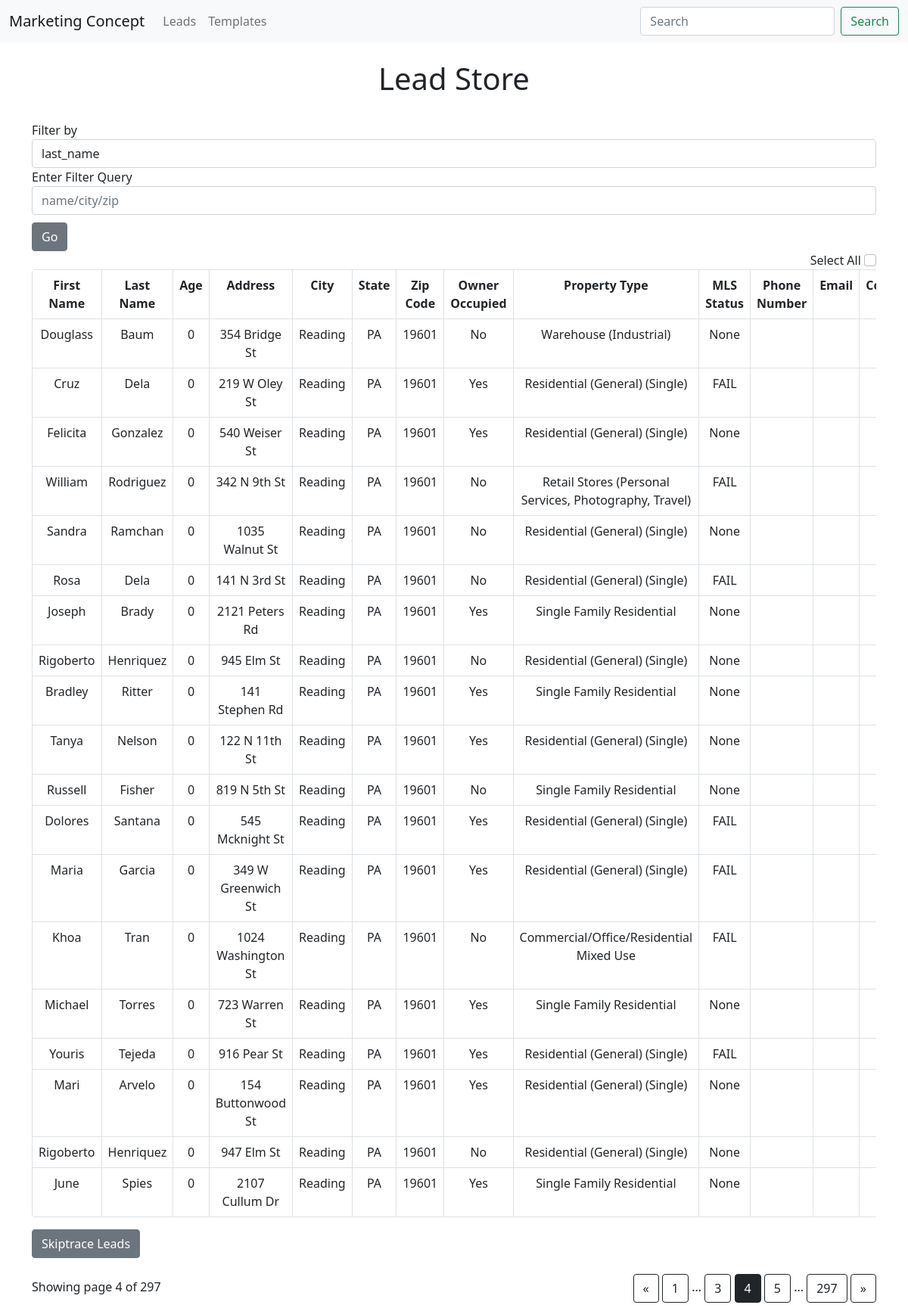
The app's page /leads?page=4 with its own data.
### app.py (models this page shows, shortened)
class Lead(db.Model):
    id = db.Column(db.Integer, primary_key=True)
    first_name = db.Column(db.String(200), nullable=False)
    last_name = db.Column(db.String(200), nullable=False)
    age = db.Column(db.Integer) #just added
    address = db.Column(db.String(200), nullable=False)
    city = db.Column(db.String(200), nullable=False)
    state = db.Column(db.String(200), nullable=False)
    zip = db.Column(db.String(200), nullable=False)
    owner_occupied = db.Column(db.String, nullable=False)
    property_type = db.Column(db.String, nullable=False)
    mls_status = db.Column(db.String, nullable=False)
    mobile_phones = db.relationship('Phone_Number', backref='lead')
    emails = db.relationship('Email', backref='lead')
    contacted = db.Column(db.Integer, default=0)
    contact_time = db.Column(db.DateTime)
    template_sent = db.Column(db.String(200), nullable=False)
    response = db.Column(db.String(200))
    motivation_level = db.Column(db.String(200), nullable=False)

### app.py (the view, shortened to what this page needs)
@app.route('/leads', methods=['POST', 'GET'])
def leads():
    page = request.args.get('page', 1, type=int)
    leads = db.session.query(Lead).paginate(page=page, per_page=ROWS_PER_PAGE)
    return render_template('leads.html', leads=leads)

### templates/leads.html (shortened to what this page needs)
{% extends 'base.html' %}
{% block body %}
<br><h1 style="text-align:center">Lead Store</h1><br>
<form class="form-inline" method="POST" action="{{ url_for('updated_filter') }}">
    <div class="form-group">
        <label for="exampleFormControlInput1">Filter by </label>
        <div class="input-group">
                <select name="comp_select" class="selectpicker form-control">
                    <option>last_name</option>
                </select>
        </div>
        <div class="form-group">
            <label for="exampleFormControlInput1">Enter Filter Query</label>
            <input name="info" class="form-control" id="exampleFormControlInput1" placeholder="name/city/zip">
        </div>
        <button type="submit" class="btn btn-secondary" style="margin-top: 10px;">Go</button>
    </div>
</form>
<span style="float: right;">Select All  <input class="form-check-input" type="checkbox"  id='updateme' onClick="toggle(this)"/></span><br/>
<div class="table-responsive">
    <form action="" method='POST'>
        <table class="table table-bordered" style="border-radius: 4px; overflow: hidden;">
            <tr>
                <th>First Name</th>
                <th>Last Name</th>
                <th>Age</th>
                <th>Address</th>
                <th>City</th>
                <th>State</th>
                <th>Zip Code</th>
                <th>Owner Occupied</th>
                <th>Property Type</th>
                <th>MLS Status</th>
                <th>Phone Number</th>
                <th>Email</th>
                <th>Contacted?</th>
            </tr>
            {%  for lead in leads.items %}
                {% if lead.first_name %}
            <tr>
                <td>{{lead.first_name}}</td>
                <td>{{lead.last_name}}</td>
                <td>{{lead.age|int}}</td>
                <td>{{lead.address}}</td>
                <td>{{lead.city}}</td>
                <td>{{lead.state}}</td>
                <td>{{lead.zip}}</td>
                <td>{{lead.owner_occupied}}</td>
                <td>{{lead.property_type}}</td>
                <td>{{lead.mls_status}}</td>
                <td>
                </td>
                <td>
                </td>
                <td>{{lead.contacted}}</td>
            </tr>
                {% endif %}
            {% endfor %}
        </table>
        <button type='submit' class="btn btn-secondary" style="margin-bottom: 10px;">Skiptrace Leads</button>
    </form>
</div>
<div class="text-right" style="float: right; margin-top: 11px;">
    <a href="{{ url_for('leads', page=leads.prev_num) }}"
       class="btn btn-outline-dark
       {% if leads.page == 1 %}disabled{% endif %}">
        &laquo;
    </a>
    {% for page_num in leads.iter_pages(left_edge=1, right_edge=1, left_current=1, right_current=2) %}
{% if page_num %}
            {% if leads.page == page_num %}
            <a href="{{ url_for('leads', page=page_num) }}"
               class="btn btn-dark">
                {{ page_num }}
            </a>
            {% else %}
            <a href="{{ url_for('leads', page=page_num) }}"
               class="btn btn-outline-dark">
                {{ page_num }}
            </a>
            {% endif %}
        {% else %}
            ...
        {% endif %}
    {% endfor %}
    <a href="{{ url_for('leads', page=leads.next_num) }}"
       class="btn btn-outline-dark
       {% if leads.page == leads.pages %}disabled{% endif %}">
        &raquo;
    </a>
</div>
<p class="text-right mt-3">
   Showing page {{ leads.page }} of {{ leads.pages }}
</p>
{% endblock %}

### static/css/main.css (style rules this page uses)
table, th, td { text-align: center; }

### records on screen
Lead: first_name "Douglass", last_name "Baum", age "0", address "354 Bridge St", city "Reading", state "PA", zip "19601", owner_occupied "No", property_type "Warehouse (Industrial)", mls_status "None"
Lead: first_name "Cruz", last_name "Dela", age "0", address "219 W Oley St", city "Reading", state "PA", zip "19601", owner_occupied "Yes", property_type "Residential (General) (Single)", mls_status "FAIL"
Lead: first_name "Felicita", last_name "Gonzalez", age "0", address "540 Weiser St", city "Reading", state "PA", zip "19601", owner_occupied "Yes", property_type "Residential (General) (Single)", mls_status "None"
Lead: first_name "William", last_name "Rodriguez", age "0", address "342 N 9th St", city "Reading", state "PA", zip "19601", owner_occupied "No", property_type "Retail Stores (Personal Services, Photography, Travel)", mls_status "FAIL"
Lead: first_name "Sandra", last_name "Ramchan", age "0", address "1035 Walnut St", city "Reading", state "PA", zip "19601", owner_occupied "No", property_type "Residential (General) (Single)", mls_status "None"
Lead: first_name "Rosa", last_name "Dela", age "0", address "141 N 3rd St", city "Reading", state "PA", zip "19601", owner_occupied "No", property_type "Residential (General) (Single)", mls_status "FAIL"
Lead: first_name "Joseph", last_name "Brady", age "0", address "2121 Peters Rd", city "Reading", state "PA", zip "19601", owner_occupied "Yes", property_type "Single Family Residential", mls_status "None"
Lead: first_name "Rigoberto", last_name "Henriquez", age "0", address "945 Elm St", city "Reading", state "PA", zip "19601", owner_occupied "No", property_type "Residential (General) (Single)", mls_status "None"
Lead: first_name "Bradley", last_name "Ritter", age "0", address "141 Stephen Rd", city "Reading", state "PA", zip "19601", owner_occupied "Yes", property_type "Single Family Residential", mls_status "None"
Lead: first_name "Tanya", last_name "Nelson", age "0", address "122 N 11th St", city "Reading", state "PA", zip "19601", owner_occupied "Yes", property_type "Residential (General) (Single)", mls_status "None"
Lead: first_name "Russell", last_name "Fisher", age "0", address "819 N 5th St", city "Reading", state "PA", zip "19601", owner_occupied "No", property_type "Single Family Residential", mls_status "None"
Lead: first_name "Dolores", last_name "Santana", age "0", address "545 Mcknight St", city "Reading", state "PA", zip "19601", owner_occupied "Yes", property_type "Residential (General) (Single)", mls_status "FAIL"
Lead: first_name "Maria", last_name "Garcia", age "0", address "349 W Greenwich St", city "Reading", state "PA", zip "19601", owner_occupied "Yes", property_type "Residential (General) (Single)", mls_status "FAIL"
Lead: first_name "Khoa", last_name "Tran", age "0", address "1024 Washington St", city "Reading", state "PA", zip "19601", owner_occupied "No", property_type "Commercial/Office/Residential Mixed Use", mls_status "FAIL"
Lead: first_name "Michael", last_name "Torres", age "0", address "723 Warren St", city "Reading", state "PA", zip "19601", owner_occupied "Yes", property_type "Single Family Residential", mls_status "None"
Lead: first_name "Youris", last_name "Tejeda", age "0", address "916 Pear St", city "Reading", state "PA", zip "19601", owner_occupied "Yes", property_type "Residential (General) (Single)", mls_status "FAIL"
Lead: first_name "Mari", last_name "Arvelo", age "0", address "154 Buttonwood St", city "Reading", state "PA", zip "19601", owner_occupied "Yes", property_type "Residential (General) (Single)", mls_status "None"
Lead: first_name "Rigoberto", last_name "Henriquez", age "0", address "947 Elm St", city "Reading", state "PA", zip "19601", owner_occupied "No", property_type "Residential (General) (Single)", mls_status "None"
Lead: first_name "June", last_name "Spies", age "0", address "2107 Cullum Dr", city "Reading", state "PA", zip "19601", owner_occupied "Yes", property_type "Single Family Residential", mls_status "None"

### other values on screen
{{ page_num }} "1" "3" "5" "297"
{{ page_num }} "4"
{{ leads.page }} "4"
{{ leads.pages }} "297"
